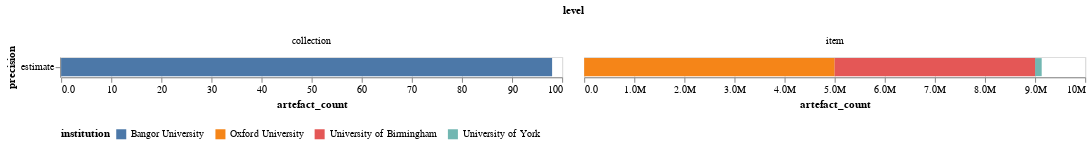

Notebook code cell kept with this figure:
### Code cell
title = alt.TitleParams('Archive Items/Collections by topic & precision', anchor='middle')
alt.Chart(archive_artefacts_df).mark_bar().encode(
        alt.Color('institution:N').legend(orient="bottom", columns=4, titleOrient="left"),
    column='level:O',
    x='artefact_count:Q',
    tooltip='institution',
    y='precision:N'
).properties(width=500).resolve_scale(x='independent').configure(numberFormat='.2s')

### Figure 1 — Vega-Lite specification as saved in the notebook (floating-point values rounded to 4 significant figures)
{"config": {"view": {"continuousWidth": 300, "continuousHeight": 300}, "numberFormat": ".2s"}, "data": {"name": "data-2bea168b8a82b140718ec268ae905cc1"}, "mark": {"type": "bar"}, "encoding": {"color": {"field": "institution", "legend": {"orient": "bottom", "columns": 4, "titleOrient": "left"}, "type": "nominal"}, "column": {"field": "level", "type": "ordinal"}, "tooltip": {"field": "institution", "type": "nominal"}, "x": {"field": "artefact_count", "type": "quantitative"}, "y": {"field": "precision", "type": "nominal"}}, "resolve": {"scale": {"x": "independent"}}, "width": 500, "$schema": "https://vega.github.io/schema/vega-lite/v5.17.0.json", "datasets": {"data-2bea168b8a82b140718ec268ae905cc1": [{"institution": "Oxford University", "sector": "archive", "institution_type": "university", "topic": "mixed", "type": "archive", "level": "item", "precision": "estimate", "artefact_count": 5000000}, {"institution": "Bangor University", "sector": "archive", "institution_type": "university", "topic": "mixed", "type": "archive", "level": "collection", "precision": "estimate", "artefact_count": 98}, {"institution": "University of York", "sector": "archive", "institution_type": "university", "topic": "mixed", "type": "archive", "level": "item", "precision": "estimate", "artefact_count": 132370}, {"institution": "University of Birmingham", "sector": "archive", "institution_type": "university", "topic": "mixed", "type": "archive", "level": "item", "precision": "estimate", "artefact_count": 4000000}]}}
